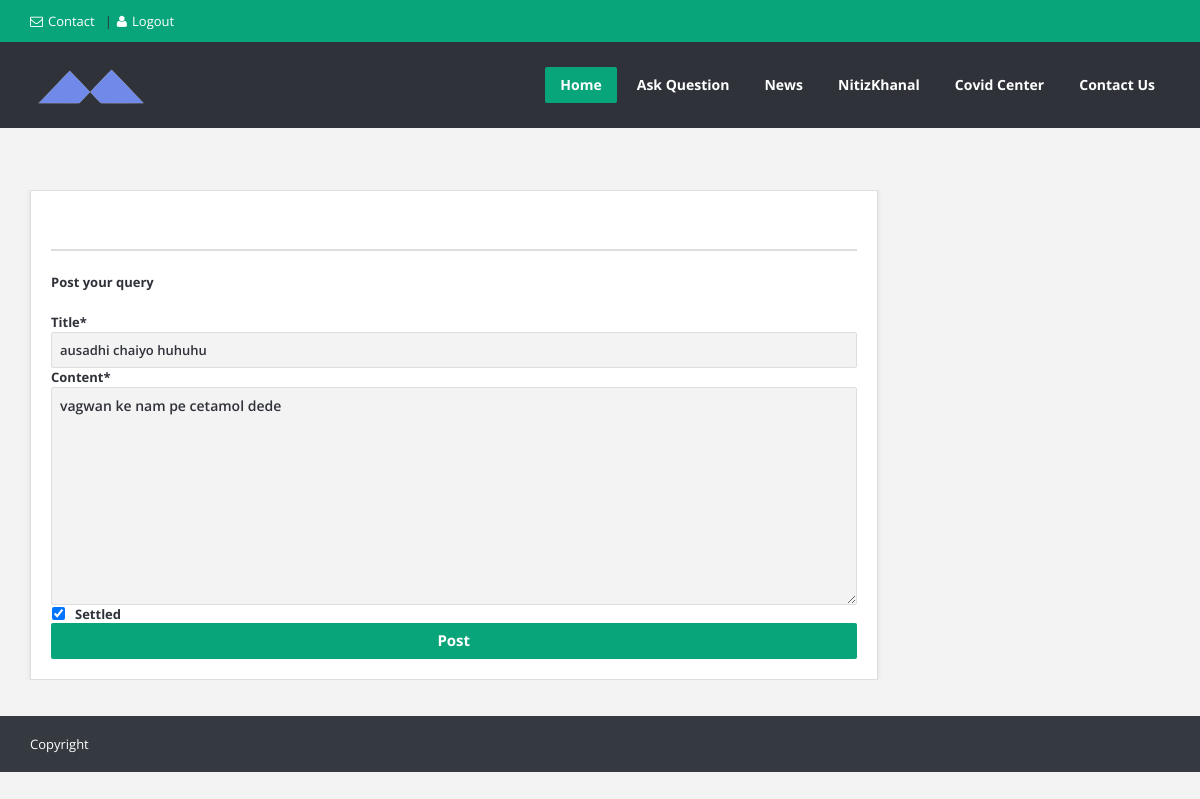
Page /post/update/2 (signed in) on the committed database.
### posts/models.py (models this page shows, shortened)
class Post(models.Model):
    title = models.CharField(max_length=100)
    content = models.TextField()
    date_posted = models.DateTimeField(default = timezone.now)
    author = models.ForeignKey(User, on_delete = models.CASCADE)
    settled = models.BooleanField(default=False)

### posts/views.py (the view, shortened to what this page needs)
# urls.py: path('post/update/<str:pk>', PostUpdateView.as_view(), name='post-update'),
class PostUpdateView(LoginRequiredMixin, UserPassesTestMixin, UpdateView):
    model = Post
    fields = ['title', 'content', 'settled']
    template_name = 'posts/ask_question.html'
    def test_func(self):
        post = self.get_object()
        if post.author == self.request.user:
            return True
        return False

### posts/templates/posts/ask_question.html (shortened to what this page needs)
{% extends "posts/base.html" %}
{% load crispy_forms_tags %}
{% block content %}
	<section class="container main-content">
		<div class="row">
			<div class="col-md-9">
				<div class="page-content ask-question">
					<div class="boxedtitle page-title"><h2>Ask Question</h2></div>
					<p><b>Post your query</b></p>
					<div class="form-style form-style-3" id="question-submit">
						<form method="POST">
						{{ form|crispy }}
						<input type="submit" value="Post" class="button color small submit">
						</form>
					</div>
				</div>
			</div>
		</div>
	</section>
{% endblock %}

### posts/templates/posts/base.html (shortened to what this page needs)
{% load static %}
<!DOCTYPE html>
<html lang="en">
<head>
	<link rel="stylesheet" href="{% static 'posts/style.css' %}">
	<link rel="stylesheet" href="{% static 'posts/css/responsive.css' %}">
	<link rel="stylesheet" href="{% static 'posts/css/contents.css' %}">
</head>
<body>
<div id="wrap" class="grid_1200">
    	<div id="header-top">
		<section class="container clearfix">
			<nav class="header-top-nav">
				<ul>
					<li><a href="{% url 'contact' %}"><i class="icon-envelope"></i>Contact</a></li>
					{% if user.is_authenticated %}
					<li><a href="{% url 'logout' %}" id="login-panel"><i class="icon-user"></i>Logout</a></li>
					{% else %}
					<li><a href="{% url 'login' %}" id="login-panel"><i class="icon-user"></i>Login</a></li>
					{% endif %}
				</ul>
			</nav>
		</section>
	</div>
	<header id="header">
		<section class="container clearfix">
			<div class="logo"><a href="{% url 'home' %}"><img alt="" src="{% static 'posts/images/logo.png'%}"></a></div>
			<nav class="navigation">
				<ul>
					<li class="current_page_item"><a href="{% url 'home' %}">Home</a>
					</li>
					<li class="ask_question"><a href="{% url 'post-create' %}">Ask Question</a></li>
					<li><a href="https://www.neplinews.com" target="blank">News</a></li>
					{% if user.is_authenticated %}
					<li><a href="{% url 'user-profile' user.username%}">{{user.username}}</a>
					{% else %}
					<li><a href="{% url 'login'%}">User</a></li>
					{% endif%}
					<li><a href="{% url 'covid'%}">Covid Center</a></li>
					<li><a href="{% url 'contact'%}">Contact Us</a></li>
				</ul>
			</nav>
		</section>
	</header>
    {% block content %}{% endblock %}
</div>
</body>
<footer id="footer-bottom">
		<section class="container">
			<div class="copyrights f_left">Copyright<a href="#"></a></div>
		</section>
	</footer>
</html>

### posts/static/posts/css/responsive.css (style rules this page uses)
@media (min-width: 1200px) { .grid_1200 .navigation > ul > li > a { padding: 0 15px; } }
@media (min-width: 1200px) { .grid_1200 .ask-question .form-style label,.grid_1200 .form-style-5.form-style label { width: 17%; } }

### posts/static/posts/css/contents.css (style rules this page uses)
.container.main-content { margin-top: 10%; padding-bottom:3%; position: relative; z-index: 991; }
.page-content,.about-author,.user-question,#related-posts { -moz-box-sizing: border-box; -webkit-box-sizing: border-box; box-sizing: border-box; padding: 20px; border: 1px solid #dedede; background: #FFF; -moz-box-shadow: 0 0 5px #dedede; -webkit-box-shadow: 0 0 5px #dedede; box-shadow: 0 0 5px #dedede; }
.page-content .boxedtitle,.main-content .boxedtitle { margin-bottom: 20px; padding-left: 20px; border-bottom: 0; }
.page-content p { font-size: 13px; font-weight: normal; }
.main-content .boxedtitle { margin-left: 0; margin-right: 0; }
.main-content .page-content .boxedtitle.page-title,.post-box .boxedtitle { margin: -20px -20px 20px; }
.main-content .page-content .boxedtitle.page-title { -moz-box-shadow: none; -webkit-box-shadow: none; box-shadow: none; background: transparent; position: relative; margin-bottom: 10px !important; }
.main-content .page-content .boxedtitle.page-title h2 { padding: 20px 0 10px; margin: 0 20px 20px 0; border-bottom: 2px solid #dedede; font-size: 20px; font-weight: bold; }
.boxedtitle.page-title h2 { font-size: 16px; font-weight: bold; }
.main-content .boxedtitle h1,.main-content .boxedtitle h2,.main-content .boxedtitle h3,.main-content .boxedtitle h4,.main-content .boxedtitle h5,.main-content .boxedtitle h6 { padding-top: 10px; padding-bottom: 10px; }
.page-content { overflow: hidden; height: 100%; }
#footer-bottom { background-color: #353940; padding: 16px 0; font-size: 12px; line-height: 24px; }
.copyrights { font-size: 13px; }
.form-style input,.form-style textarea { display: block; width: 100%; margin: 0; -moz-box-sizing: border-box; -webkit-box-sizing: border-box; box-sizing: border-box; }
.form-style input[type="checkbox"],.form-style input[type="radio"] { width: auto; float: left; margin: 5px 10px 0 1px; }
.form-style input[type="checkbox"] { margin: 2px 10px 0 1px; }
.form-style textarea { display: block; width: 100%; -moz-box-sizing: border-box; -webkit-box-sizing: border-box; box-sizing: border-box; resize: vertical; }
.form-style label { color: #2f3239; display: block; font-size: 13px; font-weight: bold; margin-top: 9px; }
.form-style-3 label,.form-style-4 label { margin-top: 0; }
.form-style input.submit { width: 100%; float: right; }

### rows in the picture
Post: title "ausadhi chaiyo huhuhu", content "vagwan ke nam pe cetamol dede", settled "☑"

### other values in the picture
{{ user.username }} "NitizKhanal"
